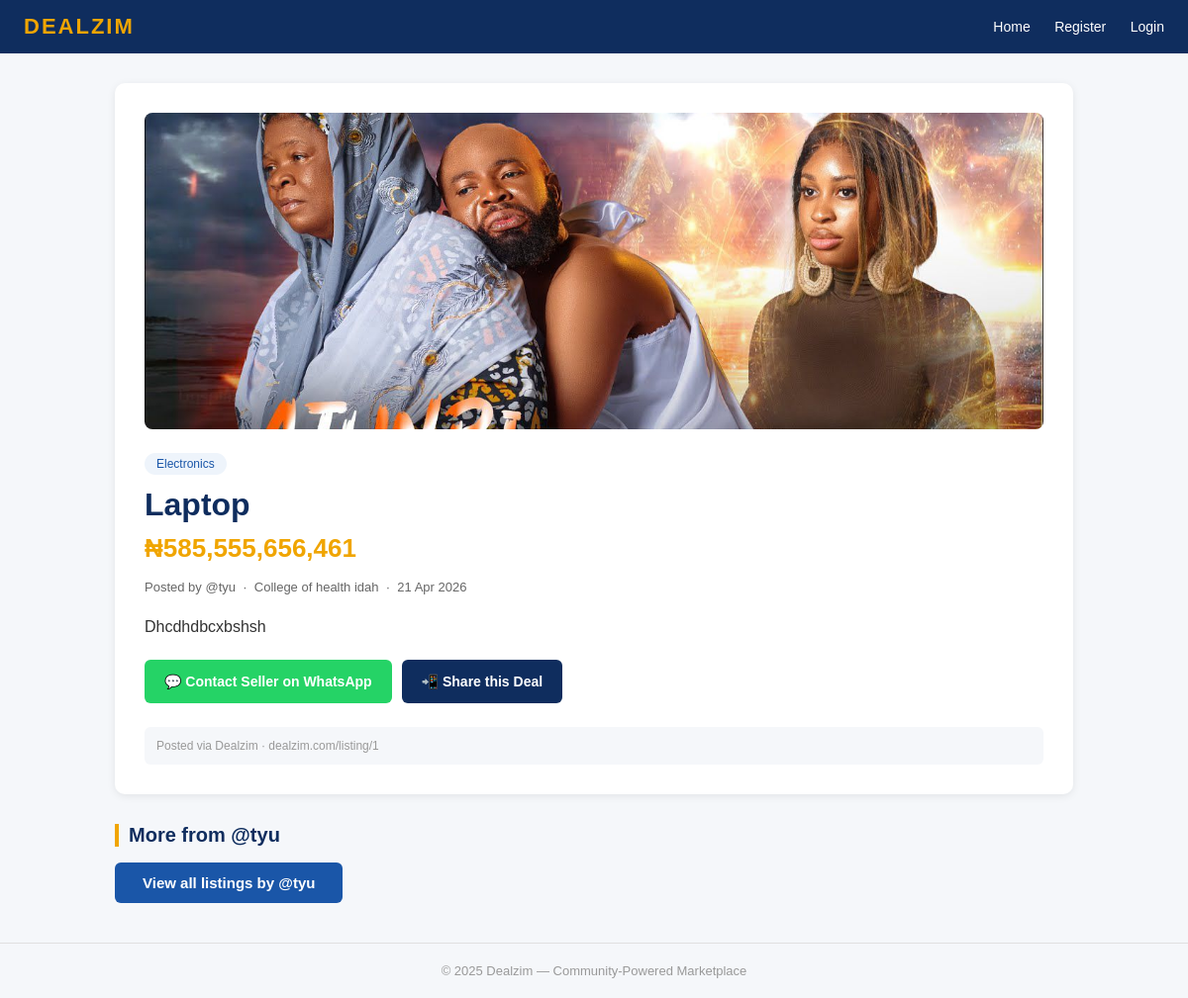
/listing/1, run on the app's committed database.
### models.py (models this page shows, shortened)
class Listing(db.Model):
    id = db.Column(db.Integer, primary_key=True)
    title = db.Column(db.String(120), nullable=False)
    price = db.Column(db.Float, nullable=False)
    description = db.Column(db.Text, nullable=False)
    location = db.Column(db.String(100), nullable=False)
    category = db.Column(db.String(50), default='Other')
    image = db.Column(db.String(200), default='no-image.png')
    is_approved = db.Column(db.Boolean, default=True)
    date_posted = db.Column(db.DateTime, default=datetime.utcnow)
    user_id = db.Column(db.Integer, db.ForeignKey('user.id'), nullable=False)

class User(UserMixin, db.Model):
    id = db.Column(db.Integer, primary_key=True)
    fullname = db.Column(db.String(100), nullable=False)
    username = db.Column(db.String(50), unique=True, nullable=False)
    whatsapp = db.Column(db.String(20), nullable=False)
    location = db.Column(db.String(100), nullable=False)
    password = db.Column(db.String(200), nullable=False)
    role = db.Column(db.String(20), default='both')
    is_banned = db.Column(db.Boolean, default=False)
    joined = db.Column(db.DateTime, default=datetime.utcnow)
    listings = db.relationship('Listing', backref='owner', lazy=True)

### app.py (the view)
@app.route('/listing/<int:id>')
def listing(id):
    item = Listing.query.get_or_404(id)
    seller = db.session.get(User, item.user_id)
    whatsapp_share_url = (
        f"https://wa.me/?text="
        f"*{item.title}*%0A"
        f"Price: ₦{item.price:,.0f}%0A"
        f"Seller: @{seller.username}%0A"
        f"Location: {item.location}%0A"
        f"Category: {item.category}%0A"
        f"Posted via Dealzim%0A"
        f"👉 https://dealzim.com/listing/{item.id}"
    )
    whatsapp_contact_url = (
        f"https://wa.me/{seller.whatsapp.replace('+', '').replace(' ', '')}"
        f"?text=Hi%20@{seller.username},%20I%20saw%20your%20listing%20on%20Dealzim:%20"
        f"*{item.title}*%20(₦{item.price:,.0f}).%20Is%20it%20still%20available?"
    )
    return render_template('listing.html',
                           listing=item,
                           seller=seller,
                           whatsapp_share_url=whatsapp_share_url,
                           whatsapp_contact_url=whatsapp_contact_url)

### templates/listing.html (shortened to what this page needs)
{% extends 'base.html' %}
{% block content %}
<div class="listing-detail">
    {% if listing.image != 'no-image.png' %}
        <img src="{{ url_for('static', filename='uploads/' + listing.image) }}"
             style="width:100%; max-height:320px; object-fit:cover;
                    border-radius:8px; margin-bottom:20px;">
    {% endif %}
    <div style="display:inline-block; padding:4px 12px; border-radius:12px;
                background:#EEF4FB; color:#1A56A8; font-size:12px;
                margin-bottom:12px;">
        {{ listing.category }}
    </div>
    <h1>{{ listing.title }}</h1>
    <div class="price">₦{{ "{:,.0f}".format(listing.price) }}</div>
    <div class="meta">
        Posted by @{{ seller.username }} &nbsp;·&nbsp;
        {{ listing.location }} &nbsp;·&nbsp;
        {{ listing.date_posted.strftime('%d %b %Y') }}
    </div>
    <p style="margin:16px 0; line-height:1.6;">{{ listing.description }}</p>
    <div style="display:flex; gap:10px; flex-wrap:wrap; margin-top:20px;">
        <a href="{{ whatsapp_contact_url }}" target="_blank"
           style="background:#25D366; color:white; padding:14px 20px;
                  border-radius:6px; text-decoration:none; font-weight:bold;
                  font-size:14px;">
            💬 Contact Seller on WhatsApp
        </a>
        <a href="{{ whatsapp_share_url }}" target="_blank"
           style="background:#0F2D5E; color:white; padding:14px 20px;
                  border-radius:6px; text-decoration:none; font-weight:bold;
                  font-size:14px;">
            📲 Share this Deal
        </a>
    </div>
    <div style="margin-top:24px; padding:12px; background:#f5f7fa;
                border-radius:6px; font-size:12px; color:#999;">
        Posted via Dealzim · dealzim.com/listing/{{ listing.id }}
    </div>
</div>
<div class="section-title" style="margin-top:30px;">
    More from @{{ seller.username }}
</div>
<div style="margin-top:8px;">
    <a href="/?search={{ seller.username }}"
       class="btn btn-secondary">
        View all listings by @{{ seller.username }}
    </a>
</div>
{% endblock %}

### static/css/style.css (style rules this page uses)
* { margin: 0; padding: 0; box-sizing: border-box; }
body { font-family: Arial, sans-serif; background-color: #f5f7fa; color: #333333; min-height: 100vh; }
.btn { display: inline-block; padding: 12px 28px; border-radius: 6px; font-size: 15px; font-weight: bold; text-decoration: none; cursor: pointer; border: none; }
.btn-secondary { background-color: #1A56A8; color: white; }
.listing-detail { background: white; border-radius: 10px; padding: 30px; box-shadow: 0 2px 8px rgba(0,0,0,0.08); }
.listing-detail h1 { color: #0F2D5E; margin-bottom: 10px; }
.listing-detail .price { font-size: 26px; color: #F0A500; font-weight: bold; margin-bottom: 16px; }
.listing-detail .meta { font-size: 13px; color: #666; margin-bottom: 20px; }
.section-title { font-size: 20px; font-weight: bold; color: #0F2D5E; margin-bottom: 16px; border-left: 4px solid #F0A500; padding-left: 10px; }

### data on the page
Listing: image (picture), category "Electronics", title "Laptop", price "585,555,656,461", location "College of health idah", date_posted "21 Apr 2026", description "Dhcdhdbcxbshsh", id "1"
User: username "tyu"
